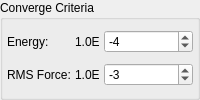
            <widget class="QGroupBox" name="ConvergenceGroup" >
             <property name="sizePolicy" >
              <sizepolicy>
               <hsizetype>7</hsizetype>
               <vsizetype>1</vsizetype>
               <horstretch>0</horstretch>
               <verstretch>0</verstretch>
              </sizepolicy>
             </property>
             <property name="title" >
              <string>Converge Criteria</string>
             </property>
             <layout class="QGridLayout" >
              <property name="margin" >
               <number>4</number>
              </property>
              <property name="spacing" >
               <number>4</number>
              </property>
              <item row="0" column="0" >
               <widget class="QLabel" name="label_9" >
                <property name="sizePolicy" >
                 <sizepolicy>
                  <hsizetype>1</hsizetype>
                  <vsizetype>5</vsizetype>
                  <horstretch>0</horstretch>
                  <verstretch>0</verstretch>
                 </sizepolicy>
                </property>
                <property name="text" >
                 <string>Energy:</string>
                </property>
               </widget>
              </item>
              <item row="1" column="0" >
               <widget class="QLabel" name="label_10" >
                <property name="sizePolicy" >
                 <sizepolicy>
                  <hsizetype>1</hsizetype>
                  <vsizetype>5</vsizetype>
                  <horstretch>0</horstretch>
                  <verstretch>0</verstretch>
                 </sizepolicy>
                </property>
                <property name="text" >
                 <string>RMS Force:</string>
                </property>
               </widget>
              </item>
              <item row="0" column="1" >
               <widget class="QLabel" name="label_26" >
                <property name="sizePolicy" >
                 <sizepolicy>
                  <hsizetype>1</hsizetype>
                  <vsizetype>5</vsizetype>
                  <horstretch>0</horstretch>
                  <verstretch>0</verstretch>
                 </sizepolicy>
                </property>
                <property name="text" >
                 <string>1.0E</string>
                </property>
               </widget>
              </item>
              <item row="0" column="2" >
               <widget class="QSpinBox" name="EnergyConvergeSpin" >
                <property name="sizePolicy" >
                 <sizepolicy>
                  <hsizetype>7</hsizetype>
                  <vsizetype>0</vsizetype>
                  <horstretch>0</horstretch>
                  <verstretch>0</verstretch>
                 </sizepolicy>
                </property>
                <property name="maximum" >
                 <number>1</number>
                </property>
                <property name="minimum" >
                 <number>-10</number>
                </property>
                <property name="value" >
                 <number>-4</number>
                </property>
               </widget>
              </item>
              <item row="1" column="2" >
               <widget class="QSpinBox" name="ForceConvergeSpin" >
                <property name="enabled" >
                 <bool>true</bool>
                </property>
                <property name="sizePolicy" >
                 <sizepolicy>
                  <hsizetype>7</hsizetype>
                  <vsizetype>0</vsizetype>
                  <horstretch>0</horstretch>
                  <verstretch>0</verstretch>
                 </sizepolicy>
                </property>
                <property name="maximum" >
                 <number>1</number>
                </property>
                <property name="minimum" >
                 <number>-10</number>
                </property>
                <property name="value" >
                 <number>-3</number>
                </property>
               </widget>
              </item>
              <item row="1" column="1" >
               <widget class="QLabel" name="label_45" >
                <property name="sizePolicy" >
                 <sizepolicy>
                  <hsizetype>1</hsizetype>
                  <vsizetype>5</vsizetype>
                  <horstretch>0</horstretch>
                  <verstretch>0</verstretch>
                 </sizepolicy>
                </property>
                <property name="text" >
                 <string>1.0E</string>
                </property>
               </widget>
              </item>
             </layout>
            </widget>
